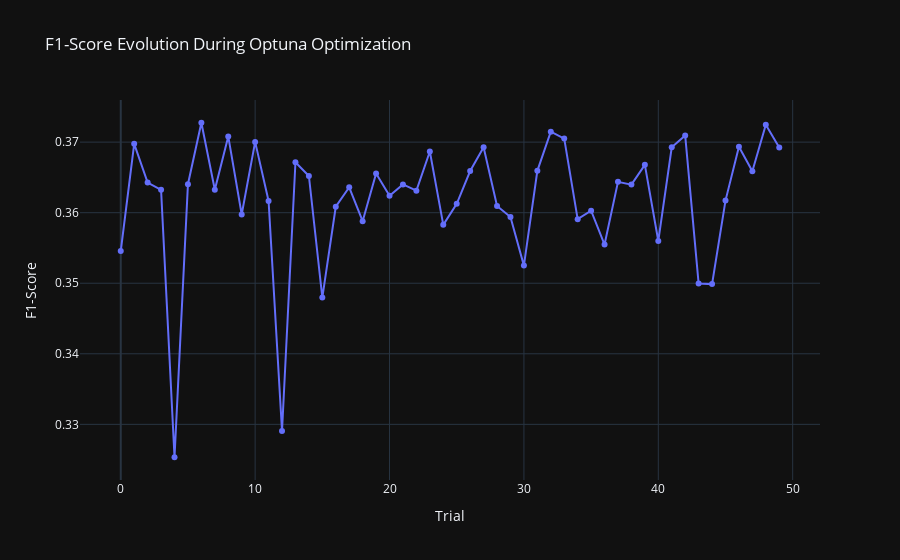

Notebook source saved alongside this figure:
### Code cell
visualizations['f1_score_evolution']

### Figure 1 — Plotly figure (JSON) as saved in the notebook; plotly's stock layout.template omitted (floating-point values rounded to 4 significant figures)
{"data": [{"mode": "lines+markers", "name": "F1-score", "type": "scatter", "x": [0, 1, 2, 3, 4, 5, 6, 7, 8, 9, 10, 11, 12, 13, 14, 15, 16, 17, 18, 19, 20, 21, 22, 23, 24, 25, 26, 27, 28, 29, 30, 31, 32, 33, 34, 35, 36, 37, 38, 39, 40, 41, 42, 43, 44, 45, 46, 47, 48, 49], "y": [0.3546, 0.3698, 0.3643, 0.3632, 0.3253, 0.364, 0.3727, 0.3633, 0.3708, 0.3597, 0.37, 0.3617, 0.3291, 0.3671, 0.3652, 0.348, 0.3608, 0.3636, 0.3588, 0.3656, 0.3624, 0.364, 0.3631, 0.3687, 0.3583, 0.3613, 0.3659, 0.3693, 0.3609, 0.3594, 0.3525, 0.3659, 0.3715, 0.3705, 0.3591, 0.3603, 0.3555, 0.3644, 0.364, 0.3668, 0.356, 0.3693, 0.371, 0.35, 0.3499, 0.3617, 0.3693, 0.3659, 0.3725, 0.3692]}], "layout": {"title": {"text": "F1-Score Evolution During Optuna Optimization"}, "xaxis": {"title": {"text": "Trial"}}, "yaxis": {"title": {"text": "F1-Score"}}}}
